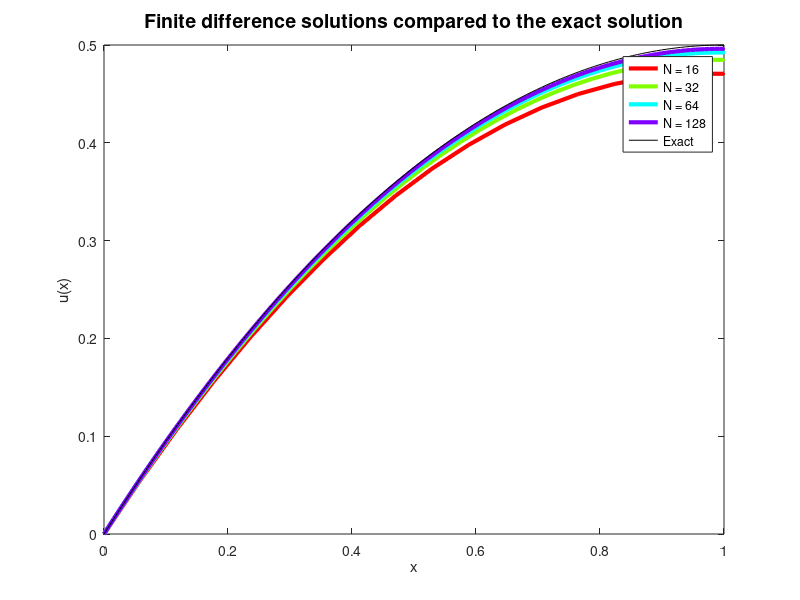
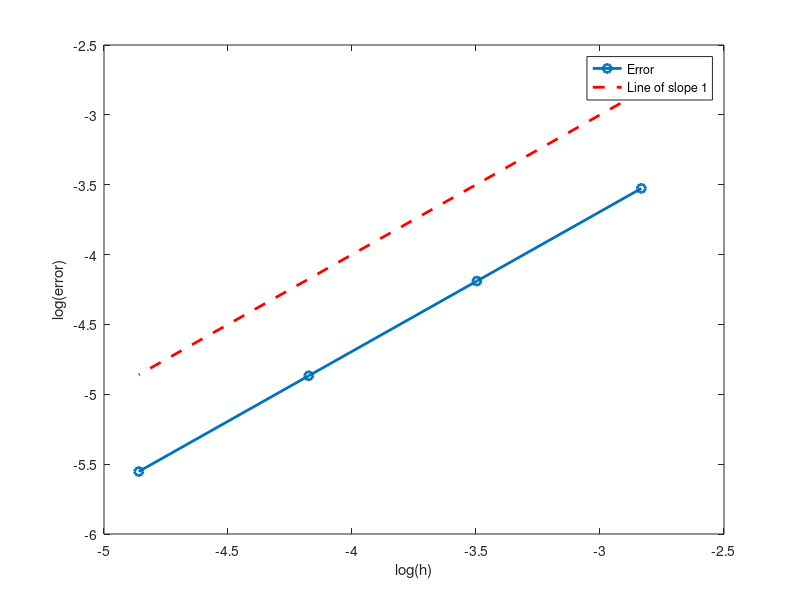

Reproduce these figures in MATLAB, in order.
% HW 2, Problem 3c. 
% solves the steady heat equation u''(x) = 1 with u(0) = 0, u'(1) = 0

clear

uexact = @(x) .5*x.*(2-x);

C = hsv(4); % neat trick: makes a matrix whose values determine colors.

Nlist = [16 32 64 128]; % number of interior points 

i = 1;
for N = Nlist     
    h = 1/(N+1); % spacing between points
    x = (1:N)*h; x = x(:); 
    
    A = -2*diag(ones(N,1)) + diag(ones(N-1,1),1) + diag(ones(N-1,1),-1);
    A(N,N-1:N) = [1 -1]; % modify last row of matrix for no-flux boundary condition
    A = -A/h^2;
    b = ones(N,1); % f(x) = 1
    u = A\b;
    
    figure(1)
    x = [0;x;1];
    plot(x,[0;u;u(N)],'.-','color',C(i,:),'linewidth',3);
    hold on % append value at x(N+1) = x(N)    
        
    err(i) = max(abs(uexact(x)-[0;u;u(N)]));
    hvec(i) = h;
    i = i+1;    
end

figure(1)
title('Finite difference solutions compared to the exact solution','fontsize',14)
plot(x,uexact(x),'k-')
xlabel('x');ylabel('u(x)')
legend('N = 16','N = 32','N = 64', 'N = 128','Exact')
print(gcf,'-dpng','p3c_sol') % print out graphs to file

figure(2)
title('Error between finite difference and exact solutions','fontsize',14)
plot(log(hvec),log(err),'o-','linewidth',2);hold on
plot(log(hvec),log(hvec),'r--','linewidth',2);hold on
xlabel('log(h)')
ylabel('log(error)')
legend('Error','Line of slope 1')
print(gcf,'-dpng','p3c_error') % print out graphs to file
